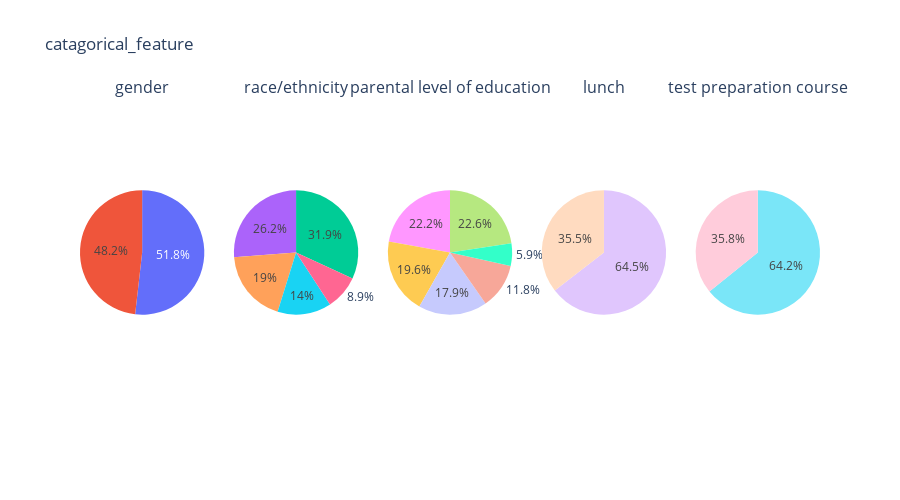

This figure's notebook cell:
### Markdown cell above
#### Insite
* female Students performs well in exams
* gruop C students performs well in exams

### Code cell
fig = make_subplots(rows=1,cols=len(catagorical_feature),subplot_titles=catagorical_feature,specs=[[{'type': 'domain'} for _ in catagorical_feature]])
for i,feature in enumerate(catagorical_feature):
    value_counts = df[feature].value_counts()
    fig.add_trace(go.Pie(labels=value_counts.index,values=value_counts.values,),row=1,col=i+1)
fig.update_layout(height=500,title_text='catagorical_feature',showlegend=False)
pio.show(fig)

### Figure 1 — Plotly figure (JSON) as saved in the notebook; plotly's stock layout.template omitted (floating-point values rounded to 4 significant figures)
{"data": [{"domain": {"x": [0, 0.168], "y": [0, 1]}, "labels": ["female", "male"], "type": "pie", "values": [518, 482]}, {"domain": {"x": [0.208, 0.376], "y": [0, 1]}, "labels": ["group C", "group D", "group B", "group E", "group A"], "type": "pie", "values": [319, 262, 190, 140, 89]}, {"domain": {"x": [0.416, 0.584], "y": [0, 1]}, "labels": ["some college", "associate's degree", "high school", "some high school", "bachelor's degree", "master's degree"], "type": "pie", "values": [226, 222, 196, 179, 118, 59]}, {"domain": {"x": [0.624, 0.792], "y": [0, 1]}, "labels": ["standard", "free/reduced"], "type": "pie", "values": [645, 355]}, {"domain": {"x": [0.832, 1], "y": [0, 1]}, "labels": ["none", "completed"], "type": "pie", "values": [642, 358]}], "layout": {"annotations": [{"font": {"size": 16}, "showarrow": false, "text": "gender", "x": 0.084, "xanchor": "center", "xref": "paper", "y": 1, "yanchor": "bottom", "yref": "paper"}, {"font": {"size": 16}, "showarrow": false, "text": "race/ethnicity", "x": 0.292, "xanchor": "center", "xref": "paper", "y": 1, "yanchor": "bottom", "yref": "paper"}, {"font": {"size": 16}, "showarrow": false, "text": "parental level of education", "x": 0.5, "xanchor": "center", "xref": "paper", "y": 1, "yanchor": "bottom", "yref": "paper"}, {"font": {"size": 16}, "showarrow": false, "text": "lunch", "x": 0.708, "xanchor": "center", "xref": "paper", "y": 1, "yanchor": "bottom", "yref": "paper"}, {"font": {"size": 16}, "showarrow": false, "text": "test preparation course", "x": 0.916, "xanchor": "center", "xref": "paper", "y": 1, "yanchor": "bottom", "yref": "paper"}], "height": 500, "showlegend": false, "title": {"text": "catagorical_feature"}}}
